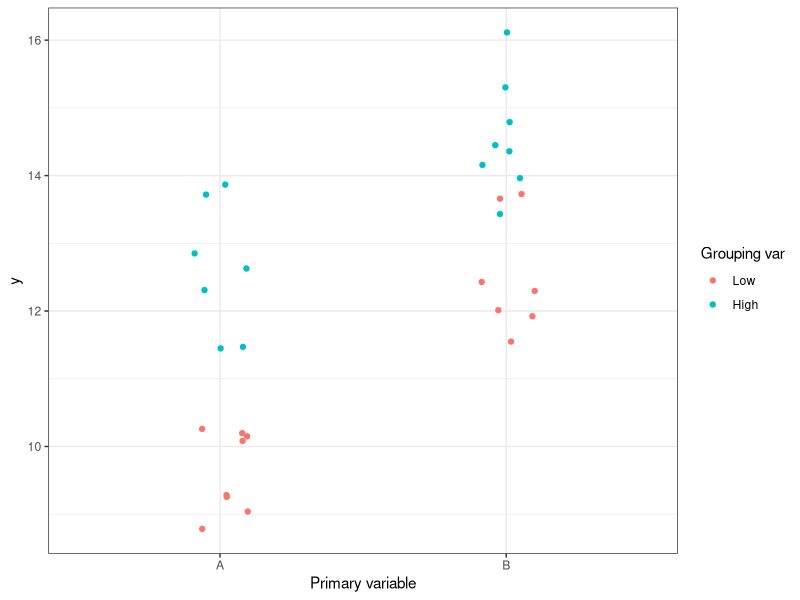
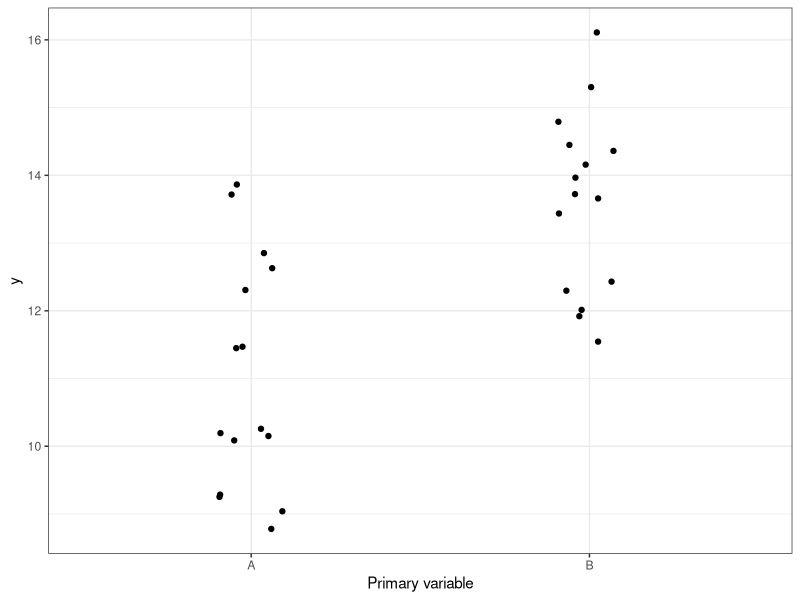
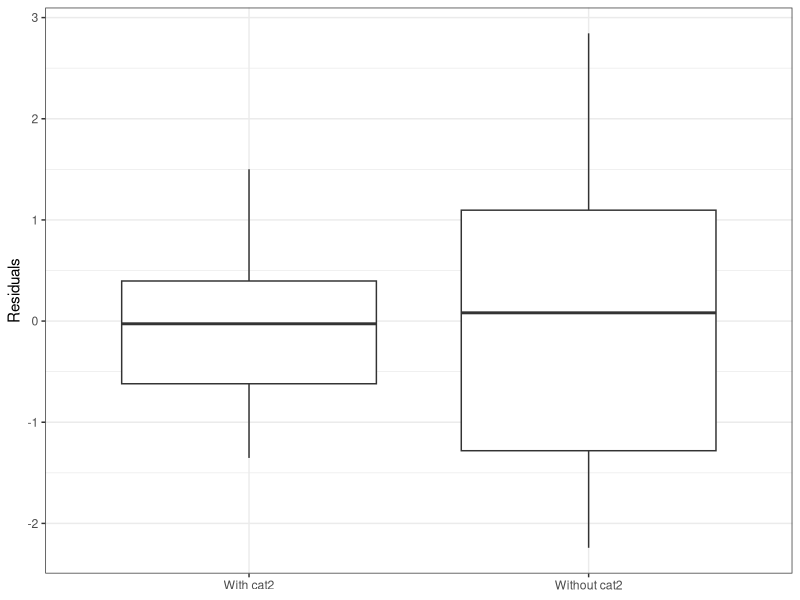
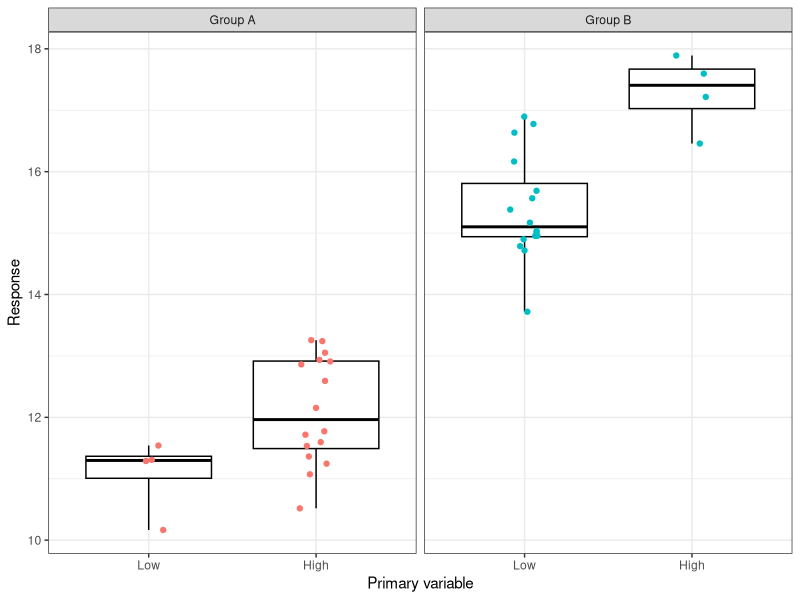
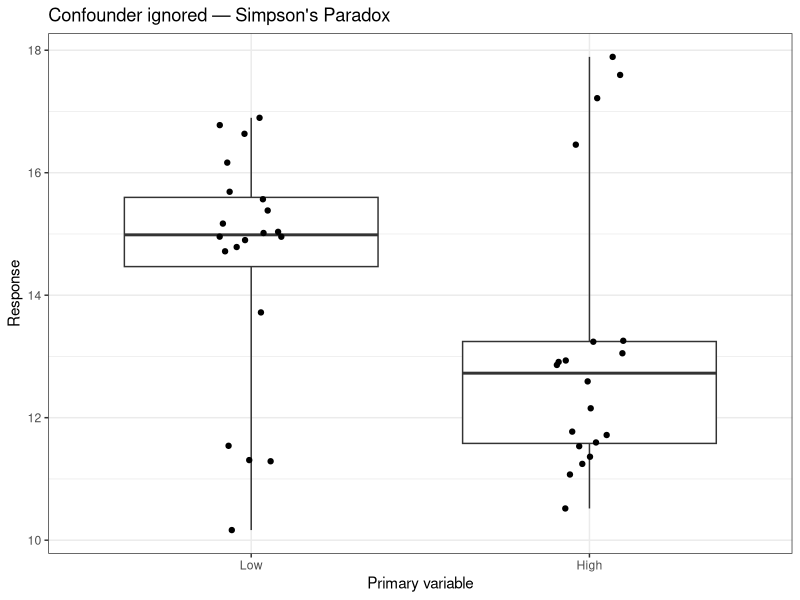

These figures' R source, in order:
## ---- chunk 1
#| label: setup
#| include: false
set.seed(20)
library(broom)
knitr::opts_chunk$set(echo       = TRUE,
                      fig.height = 3,
                      fig.width  = 5,
                      fig.align  = "center")
ggplot2::theme_set(ggplot2::theme_bw())
set.seed(3)
## ---- chunk 2
#| label: load-packages
#| message: false
library(tidyverse)
## ---- chunk 3
#| label: var-reduction-setup
#| echo: false
n     <- 30
cat1  <- c(rep("A", n / 2), rep("B", n / 2))
cat2  <- factor(rep(c("Low", "High"), n / 2), levels = c("Low", "High"))
y     <- 10 + 2.5 * (cat1 == "B") + 2.6 * (cat2 == "High") + rnorm(n)
sim_df <- tibble(cat1, cat2, y)
## ---- chunk 4
#| label: var-reduction-grouped
#| echo: false
ggplot(sim_df, aes(x = cat1, y = y, color = cat2)) +
  geom_jitter(width = 0.1) +
  labs(x = "Primary variable", color = "Grouping var")
## ---- chunk 5
#| label: var-reduction-ungrouped
#| echo: false
ggplot(sim_df, aes(x = cat1, y = y)) +
  geom_jitter(width = 0.1) +
  labs(x = "Primary variable")
## ---- chunk 6
#| label: var-reduction-residuals
#| echo: false
bind_rows(
  augment(aov(y ~ cat1 + cat2, data = sim_df)) |> mutate(model = "With cat2"),
  augment(aov(y ~ cat1,        data = sim_df)) |> mutate(model = "Without cat2")
) |>
  ggplot(aes(x = model, y = .resid)) +
  geom_boxplot() +
  labs(y = "Residuals", x = NULL)
## ---- chunk 7
#| label: simpsons-setup
#| echo: false
set.seed(4)
n    <- 40
cat2 <- c(1, 1, 1, 1, rep(0, n / 2 - 4), 0, 0, 0, 0, rep(1, n / 2 - 4))
cat1 <- rep(c("Group B", "Group A"), each = n / 2)
y2   <- 10 + 5 * (cat1 == "Group B") + 2 * cat2 + rnorm(n)
simp_df <- tibble(cat1, cat2 = factor(cat2, labels = c("Low", "High")), y = y2)
## ---- chunk 8
#| label: simpsons-grouped
#| echo: false
ggplot(simp_df, aes(x = cat2, y = y, color = cat1)) +
  geom_boxplot(color = "black", coef = Inf) +
  geom_jitter(width = 0.1) +
  facet_wrap(~cat1) +
  labs(x = "Primary variable", y = "Response", color = "Confounder") +
  theme(legend.position = "none")
## ---- chunk 9
#| label: simpsons-aggregate
#| echo: false
ggplot(simp_df, aes(x = cat2, y = y)) +
  geom_boxplot(coef = Inf) +
  geom_jitter(width = 0.1) +
  labs(x = "Primary variable", y = "Response",
       title = "Confounder ignored — Simpson's Paradox")
